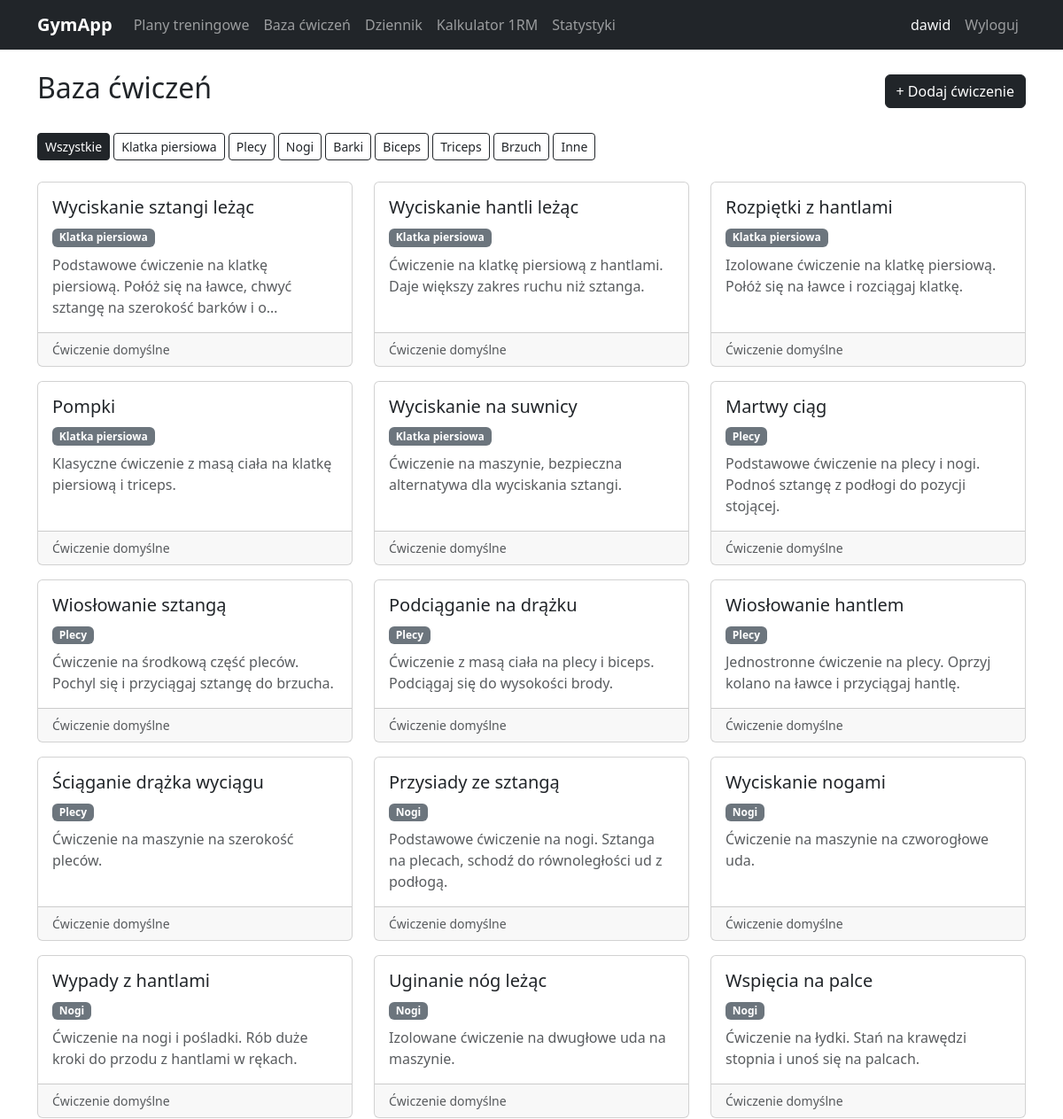
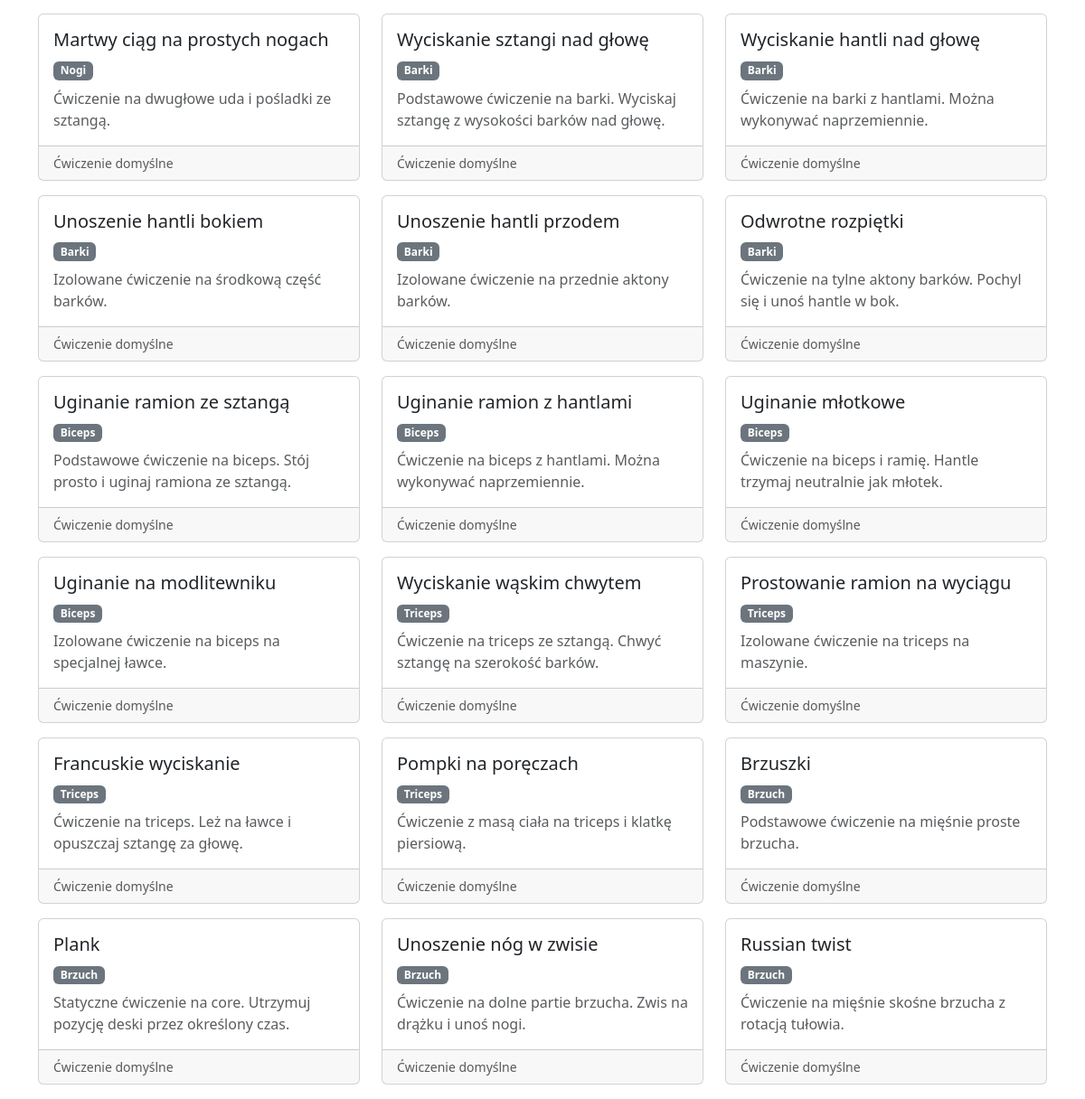
The page /cwiczenia/ (signed in) on the database its author committed (2 pictures, top to bottom).
### tracker/models.py (models this page shows, shortened)
class Cwiczenie(models.Model):
    KATEGORIE = [
        ('klatka', 'Klatka piersiowa'),
        ('plecy', 'Plecy'),
        ('nogi', 'Nogi'),
        ('barki', 'Barki'),
        ('biceps', 'Biceps'),
        ('triceps', 'Triceps'),
        ('brzuch', 'Brzuch'),
        ('inne', 'Inne'),
    ]
    nazwa = models.CharField(max_length=100)
    kategoria = models.CharField(max_length=20, choices=KATEGORIE)
    opis = models.TextField(blank=True)
    dodane_przez = models.ForeignKey(User, on_delete=models.SET_NULL, null=True, blank=True)
    czy_publiczne = models.BooleanField(default=True)
    class Meta:
        verbose_name = 'Ćwiczenie'
        verbose_name_plural = 'Ćwiczenia'

### tracker/views.py (the view)
# urls.py: path('cwiczenia/', views.lista_cwiczen, name='lista_cwiczen'),
@login_required
def lista_cwiczen(request):
    kategoria = request.GET.get('kategoria', '')
    if kategoria:
        cwiczenia = Cwiczenie.objects.filter(czy_publiczne=True, kategoria=kategoria)
    else:
        cwiczenia = Cwiczenie.objects.filter(czy_publiczne=True)
    return render(request, 'tracker/lista_cwiczen.html', {
        'cwiczenia': cwiczenia,
        'kategoria': kategoria,
        'kategorie': Cwiczenie.KATEGORIE,
    })

### tracker/templates/tracker/lista_cwiczen.html (shortened to what this page needs)
{% extends 'base.html' %}
{% block zawartosc %}
<div class="d-flex justify-content-between align-items-center mb-4">
    <h2>Baza ćwiczeń</h2>
    <a href="{% url 'dodaj_cwiczenie' %}" class="btn btn-dark">+ Dodaj ćwiczenie</a>
</div>
<div class="mb-4">
    <a href="{% url 'lista_cwiczen' %}"
        class="btn btn-sm {% if not kategoria %}btn-dark{% else %}btn-outline-dark{% endif %}">
        Wszystkie
    </a>
    {% for klucz, nazwa in kategorie %}
    <a href="{% url 'lista_cwiczen' %}?kategoria={{ klucz }}"
        class="btn btn-sm {% if kategoria == klucz %}btn-dark{% else %}btn-outline-dark{% endif %}">
        {{ nazwa }}
    </a>
    {% endfor %}
</div>
{% if cwiczenia %}
<div class="row">
    {% for cwiczenie in cwiczenia %}
    <div class="col-md-4 mb-3">
        <div class="card h-100">
            <div class="card-body">
                <h5 class="card-title">{{ cwiczenie.nazwa }}</h5>
                <span class="badge bg-secondary mb-2">{{ cwiczenie.get_kategoria_display }}</span>
                {% if cwiczenie.opis %}
                <p class="card-text text-muted">{{ cwiczenie.opis|truncatechars:100 }}</p>
                {% endif %}
            </div>
            <div class="card-footer text-muted small">
                {% if cwiczenie.dodane_przez %}
                Dodane przez: {{ cwiczenie.dodane_przez.username }}
                {% else %}
                Ćwiczenie domyślne
                {% endif %}
            </div>
        </div>
    </div>
    {% endfor %}
</div>
{% else %}
<div class="alert alert-info">
    Brak ćwiczeń w tej kategorii. <a href="{% url 'dodaj_cwiczenie' %}">Dodaj pierwsze!</a>
</div>
{% endif %}
{% endblock %}

### templates/base.html (shortened to what this page needs)
<!DOCTYPE html>
<html lang="pl">
<head>
    <link href="https://cdn.jsdelivr.net/npm/bootstrap@5.3.0/dist/css/bootstrap.min.css" rel="stylesheet">
</head>
<body>
    <nav class="navbar navbar-expand-lg navbar-dark bg-dark">
        <div class="container">
            <a class="navbar-brand fw-bold" href="{% url 'dashboard' %}">GymApp</a>
            <div class="collapse navbar-collapse" id="navbarMenu">
                {% if request.user.is_authenticated %}
                <ul class="navbar-nav me-auto">
                    <li class="nav-item">
                        <a class="nav-link" href="{% url 'lista_planow' %}">Plany treningowe</a>
                    </li>
                    <li class="nav-item">
                        <a class="nav-link" href="{% url 'lista_cwiczen' %}">Baza ćwiczeń</a>
                    </li>
                    <li class="nav-item">
                        <a class="nav-link" href="{% url 'dziennik' %}">Dziennik</a>
                    </li>
                    <li class="nav-item">
                        <a class="nav-link" href="{% url 'kalkulator_1rm' %}">Kalkulator 1RM</a>
                    </li>
                    <li class="nav-item">
                        <a class="nav-link" href="{% url 'statystyki' %}">Statystyki</a>
                    </li>
                </ul>
                <ul class="navbar-nav ms-auto">
                    <li class="nav-item">
                        <span class="nav-link text-light">{{ request.user.username }}</span>
                    </li>
                    <li class="nav-item">
                        <a class="nav-link" href="{% url 'wylogowanie' %}">Wyloguj</a>
                    </li>
                </ul>
                {% endif %}
            </div>
        </div>
    </nav>
    <div class="container mt-4">
        {% block zawartosc %}{% endblock %}
    </div>
</body>
</html>

### rows shown on the page
Cwiczenie: nazwa "Wyciskanie sztangi leżąc", kategoria "Klatka piersiowa", opis "Podstawowe ćwiczenie na klatkę piersiową. Połóż się na ławce, chwyć sztangę na szerokość barków i o…", shows "Ćwiczenie domyślne"
Cwiczenie: nazwa "Wyciskanie hantli leżąc", kategoria "Klatka piersiowa", opis "Ćwiczenie na klatkę piersiową z hantlami. Daje większy zakres ruchu niż sztanga.", shows "Ćwiczenie domyślne"
Cwiczenie: nazwa "Rozpiętki z hantlami", kategoria "Klatka piersiowa", opis "Izolowane ćwiczenie na klatkę piersiową. Połóż się na ławce i rozciągaj klatkę.", shows "Ćwiczenie domyślne"
Cwiczenie: nazwa "Pompki", kategoria "Klatka piersiowa", opis "Klasyczne ćwiczenie z masą ciała na klatkę piersiową i triceps.", shows "Ćwiczenie domyślne"
Cwiczenie: nazwa "Wyciskanie na suwnicy", kategoria "Klatka piersiowa", opis "Ćwiczenie na maszynie, bezpieczna alternatywa dla wyciskania sztangi.", shows "Ćwiczenie domyślne"
Cwiczenie: nazwa "Martwy ciąg", kategoria "Plecy", opis "Podstawowe ćwiczenie na plecy i nogi. Podnoś sztangę z podłogi do pozycji stojącej.", shows "Ćwiczenie domyślne"
Cwiczenie: nazwa "Wiosłowanie sztangą", kategoria "Plecy", opis "Ćwiczenie na środkową część pleców. Pochyl się i przyciągaj sztangę do brzucha.", shows "Ćwiczenie domyślne"
Cwiczenie: nazwa "Podciąganie na drążku", kategoria "Plecy", opis "Ćwiczenie z masą ciała na plecy i biceps. Podciągaj się do wysokości brody.", shows "Ćwiczenie domyślne"
Cwiczenie: nazwa "Wiosłowanie hantlem", kategoria "Plecy", opis "Jednostronne ćwiczenie na plecy. Oprzyj kolano na ławce i przyciągaj hantlę.", shows "Ćwiczenie domyślne"
Cwiczenie: nazwa "Ściąganie drążka wyciągu", kategoria "Plecy", opis "Ćwiczenie na maszynie na szerokość pleców.", shows "Ćwiczenie domyślne"
Cwiczenie: nazwa "Przysiady ze sztangą", kategoria "Nogi", opis "Podstawowe ćwiczenie na nogi. Sztanga na plecach, schodź do równoległości ud z podłogą.", shows "Ćwiczenie domyślne"
Cwiczenie: nazwa "Wyciskanie nogami", kategoria "Nogi", opis "Ćwiczenie na maszynie na czworogłowe uda.", shows "Ćwiczenie domyślne"
Cwiczenie: nazwa "Wypady z hantlami", kategoria "Nogi", opis "Ćwiczenie na nogi i pośladki. Rób duże kroki do przodu z hantlami w rękach.", shows "Ćwiczenie domyślne"
Cwiczenie: nazwa "Uginanie nóg leżąc", kategoria "Nogi", opis "Izolowane ćwiczenie na dwugłowe uda na maszynie.", shows "Ćwiczenie domyślne"
Cwiczenie: nazwa "Wspięcia na palce", kategoria "Nogi", opis "Ćwiczenie na łydki. Stań na krawędzi stopnia i unoś się na palcach.", shows "Ćwiczenie domyślne"
Cwiczenie: nazwa "Martwy ciąg na prostych nogach", kategoria "Nogi", opis "Ćwiczenie na dwugłowe uda i pośladki ze sztangą.", shows "Ćwiczenie domyślne"
Cwiczenie: nazwa "Wyciskanie sztangi nad głowę", kategoria "Barki", opis "Podstawowe ćwiczenie na barki. Wyciskaj sztangę z wysokości barków nad głowę.", shows "Ćwiczenie domyślne"
Cwiczenie: nazwa "Wyciskanie hantli nad głowę", kategoria "Barki", opis "Ćwiczenie na barki z hantlami. Można wykonywać naprzemiennie.", shows "Ćwiczenie domyślne"
Cwiczenie: nazwa "Unoszenie hantli bokiem", kategoria "Barki", opis "Izolowane ćwiczenie na środkową część barków.", shows "Ćwiczenie domyślne"
Cwiczenie: nazwa "Unoszenie hantli przodem", kategoria "Barki", opis "Izolowane ćwiczenie na przednie aktony barków.", shows "Ćwiczenie domyślne"
Cwiczenie: nazwa "Odwrotne rozpiętki", kategoria "Barki", opis "Ćwiczenie na tylne aktony barków. Pochyl się i unoś hantle w bok.", shows "Ćwiczenie domyślne"
Cwiczenie: nazwa "Uginanie ramion ze sztangą", kategoria "Biceps", opis "Podstawowe ćwiczenie na biceps. Stój prosto i uginaj ramiona ze sztangą.", shows "Ćwiczenie domyślne"
Cwiczenie: nazwa "Uginanie ramion z hantlami", kategoria "Biceps", opis "Ćwiczenie na biceps z hantlami. Można wykonywać naprzemiennie.", shows "Ćwiczenie domyślne"
Cwiczenie: nazwa "Uginanie młotkowe", kategoria "Biceps", opis "Ćwiczenie na biceps i ramię. Hantle trzymaj neutralnie jak młotek.", shows "Ćwiczenie domyślne"
Cwiczenie: nazwa "Uginanie na modlitewniku", kategoria "Biceps", opis "Izolowane ćwiczenie na biceps na specjalnej ławce.", shows "Ćwiczenie domyślne"
Cwiczenie: nazwa "Wyciskanie wąskim chwytem", kategoria "Triceps", opis "Ćwiczenie na triceps ze sztangą. Chwyć sztangę na szerokość barków.", shows "Ćwiczenie domyślne"
Cwiczenie: nazwa "Prostowanie ramion na wyciągu", kategoria "Triceps", opis "Izolowane ćwiczenie na triceps na maszynie.", shows "Ćwiczenie domyślne"
Cwiczenie: nazwa "Francuskie wyciskanie", kategoria "Triceps", opis "Ćwiczenie na triceps. Leż na ławce i opuszczaj sztangę za głowę.", shows "Ćwiczenie domyślne"
Cwiczenie: nazwa "Pompki na poręczach", kategoria "Triceps", opis "Ćwiczenie z masą ciała na triceps i klatkę piersiową.", shows "Ćwiczenie domyślne"
Cwiczenie: nazwa "Brzuszki", kategoria "Brzuch", opis "Podstawowe ćwiczenie na mięśnie proste brzucha.", shows "Ćwiczenie domyślne"
Cwiczenie: nazwa "Plank", kategoria "Brzuch", opis "Statyczne ćwiczenie na core. Utrzymuj pozycję deski przez określony czas.", shows "Ćwiczenie domyślne"
Cwiczenie: nazwa "Unoszenie nóg w zwisie", kategoria "Brzuch", opis "Ćwiczenie na dolne partie brzucha. Zwis na drążku i unoś nogi.", shows "Ćwiczenie domyślne"
Cwiczenie: nazwa "Russian twist", kategoria "Brzuch", opis "Ćwiczenie na mięśnie skośne brzucha z rotacją tułowia.", shows "Ćwiczenie domyślne"

### other values the page prints
{{ request.user.username }} "dawid"
{{ nazwa }} "Klatka piersiowa" "Plecy" "Nogi" "Barki" "Biceps" "Triceps" "Brzuch" "Inne"
